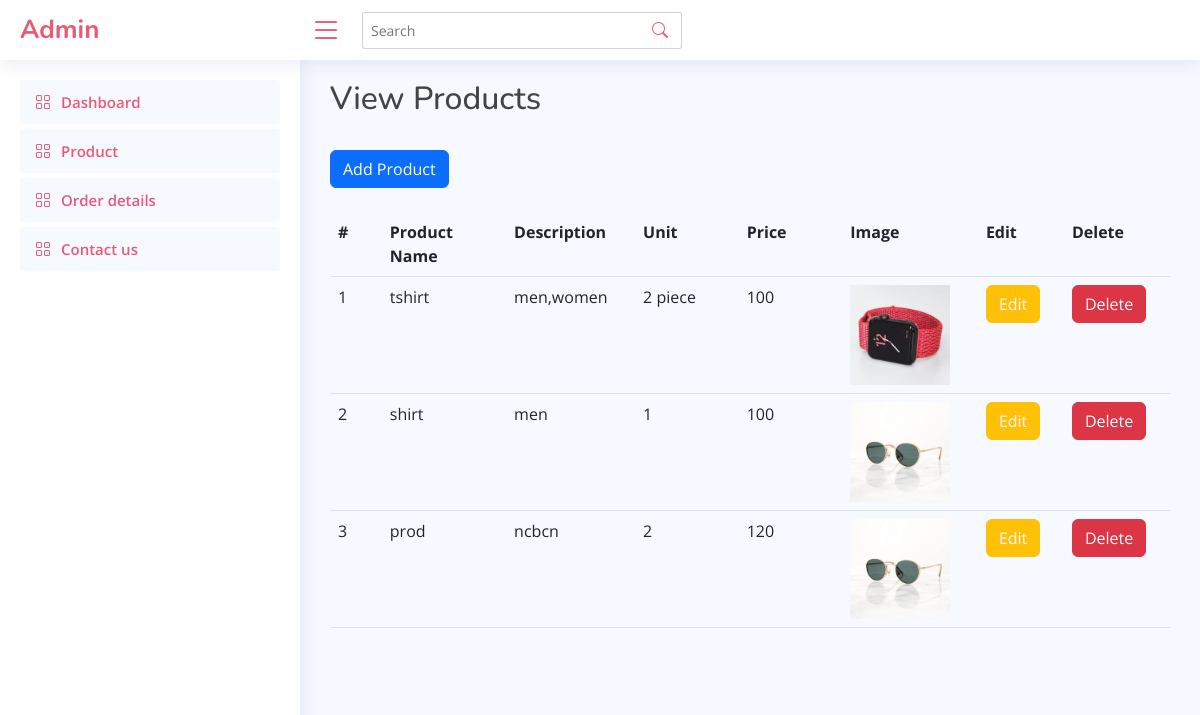
Before: /admin/product.php with the older database file.
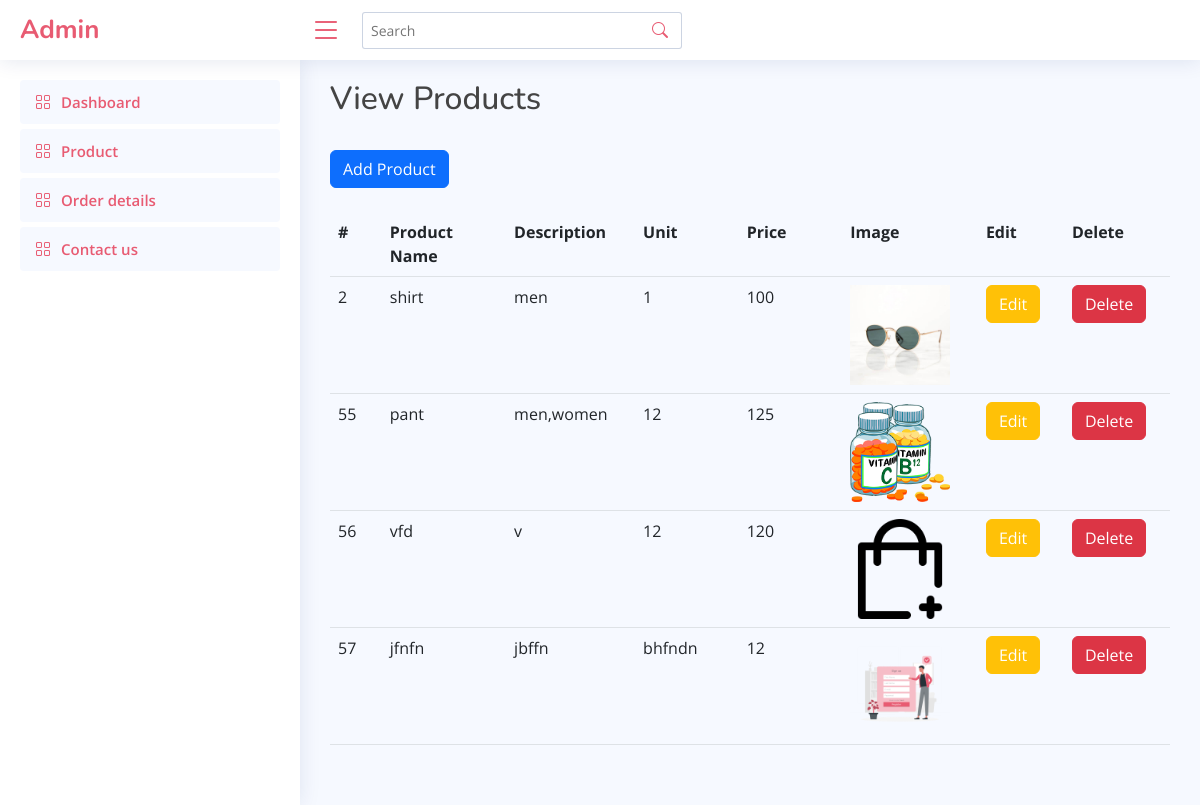
After: the same page with the newer database file.
### tables this page shows
CREATE TABLE `product` (
  `prod_no` int(4) NOT NULL,
  `prod_name` varchar(20) NOT NULL,
  `description` varchar(50) NOT NULL,
  `unit` varchar(10) NOT NULL,
  `price` int(10) NOT NULL,
  `image` varchar(500) NOT NULL
);

### admin/product.php (the view, shortened to what this page needs)
<!DOCTYPE html>
<html lang="en">
<head>
    <link href="assets/vendor/bootstrap/css/bootstrap.min.css" rel="stylesheet">
    <link href="assets/vendor/bootstrap-icons/bootstrap-icons.css" rel="stylesheet">
    <link href="assets/vendor/boxicons/css/boxicons.min.css" rel="stylesheet">
    <link href="assets/vendor/quill/quill.snow.css" rel="stylesheet">
    <link href="assets/vendor/quill/quill.bubble.css" rel="stylesheet">
    <link href="assets/vendor/remixicon/remixicon.css" rel="stylesheet">
    <link href="assets/vendor/simple-datatables/style.css" rel="stylesheet">
    <link href="assets/css/style.css" rel="stylesheet">
</head>
<body>
    <header id="header" class="header fixed-top d-flex align-items-center">
        <div class="d-flex align-items-center justify-content-between">
            <a href="index.html" class="logo d-flex align-items-center">
                <span class="d-none d-lg-block">Admin</span>
            </a>
            <i class="bi bi-list toggle-sidebar-btn"></i>
        </div>
        <div class="search-bar">
            <form class="search-form d-flex align-items-center" method="POST" action="#">
                <input type="text" name="query" placeholder="Search" title="Enter search keyword">
                <button type="submit" title="Search"><i class="bi bi-search"></i></button>
            </form>
        </div>
    </header>
    <aside id="sidebar" class="sidebar">
        <ul class="sidebar-nav" id="sidebar-nav">
            <li class="nav-item">
                <a class="nav-link " href="index.php">
                    <i class="bi bi-grid"></i>
                    <span>Dashboard</span>
                </a>
            </li>
            <li class="nav-item">
                <a class="nav-link " href="product.php">
                    <i class="bi bi-grid"></i>
                    <span>Product</span>
                </a>
            </li>
            <li class="nav-item">
                <a class="nav-link " href="order.php">
                    <i class="bi bi-grid"></i>
                    <span>Order details</span>
                </a>
            </li>
            <li class="nav-item">
                <a class="nav-link " href="contact.php">
                    <i class="bi bi-grid"></i>
                    <span>Contact us</span>
                </a>
            </li>
        </ul>
    </aside>
               <main id="main" class="main">
<?php
include 'connection.php';
$query = "SELECT * from product;";
$data = mysqli_query($conn, $query);
?>
	<h2 >View Products</h2><br>
    <button class="btn btn-primary"><a href="./addproduct.php" class="text-white">Add Product</a></button><br><br>
	<table class="table">
		<tr>
			<th width="5%">#</th>
			<th width="12%">Product Name</th>
			<th width="10%">Description</th>
			<th width="10%">Unit</th>
            <th width="10%">Price</th>
            <th width="10%">Image</th>
			<th width="8%">Edit</th>
			<th width="8%">Delete</th>
		</tr>
	<?php
	while ($result = mysqli_fetch_assoc($data)) {
		echo "<tr>
        <td>" . $result["prod_no"] . "</td>
        <td>" . $result["prod_name"] . "</td>
        <td>" . $result["description"] . "</td>
        <td>" . $result["unit"] . "</td>
        <td>" . $result["price"] . "</td>
        <td><img src='" . $result["image"] . "' alt='image' height='100px' width='100px' /></td>
        <td><button class='btn btn-warning text-white'>Edit</button></td>
        <td><button class='btn btn-danger'>Delete</button></td>";
	}
	echo "</table>";
	?>
    </main>
</html>
</body>

Changed rows visible on the page:
removed product: prod_no "1", prod_name "tshirt", description "men,women", unit "2 piece", price "100", image (picture)
removed product: prod_no "3", prod_name "prod", description "ncbcn", unit "2", price "120", image (picture)
added product: prod_no "55", prod_name "pant", description "men,women", unit "12", price "125", image (picture)
added product: prod_no "56", prod_name "vfd", description "v", unit "12", price "120", image (picture)
added product: prod_no "57", prod_name "jfnfn", description "jbffn", unit "bhfndn", price "12", image (picture)
